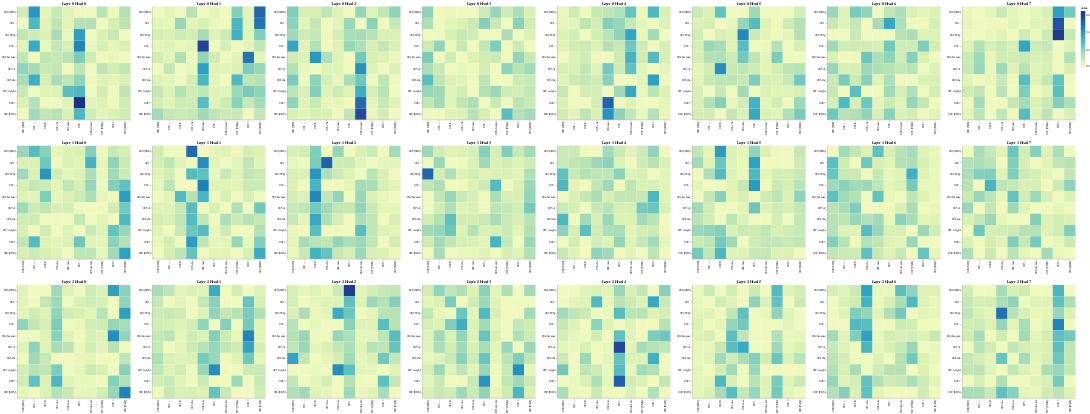

Notebook code cell kept with this figure:
### Code cell
# Encoder Self-Attention
get_all_attention_maps("encoder-decoder", layers, heads, encoder_input_tokens, decoder_input_tokens, min(20, sentence_len))
